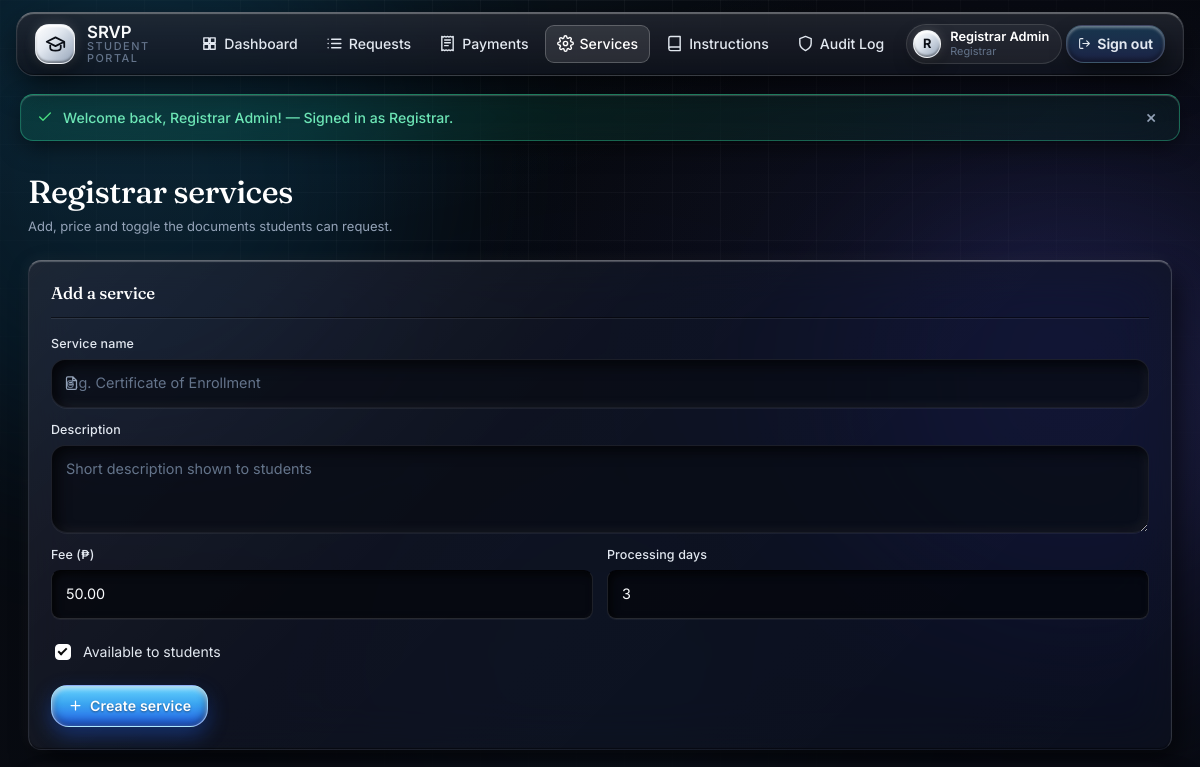
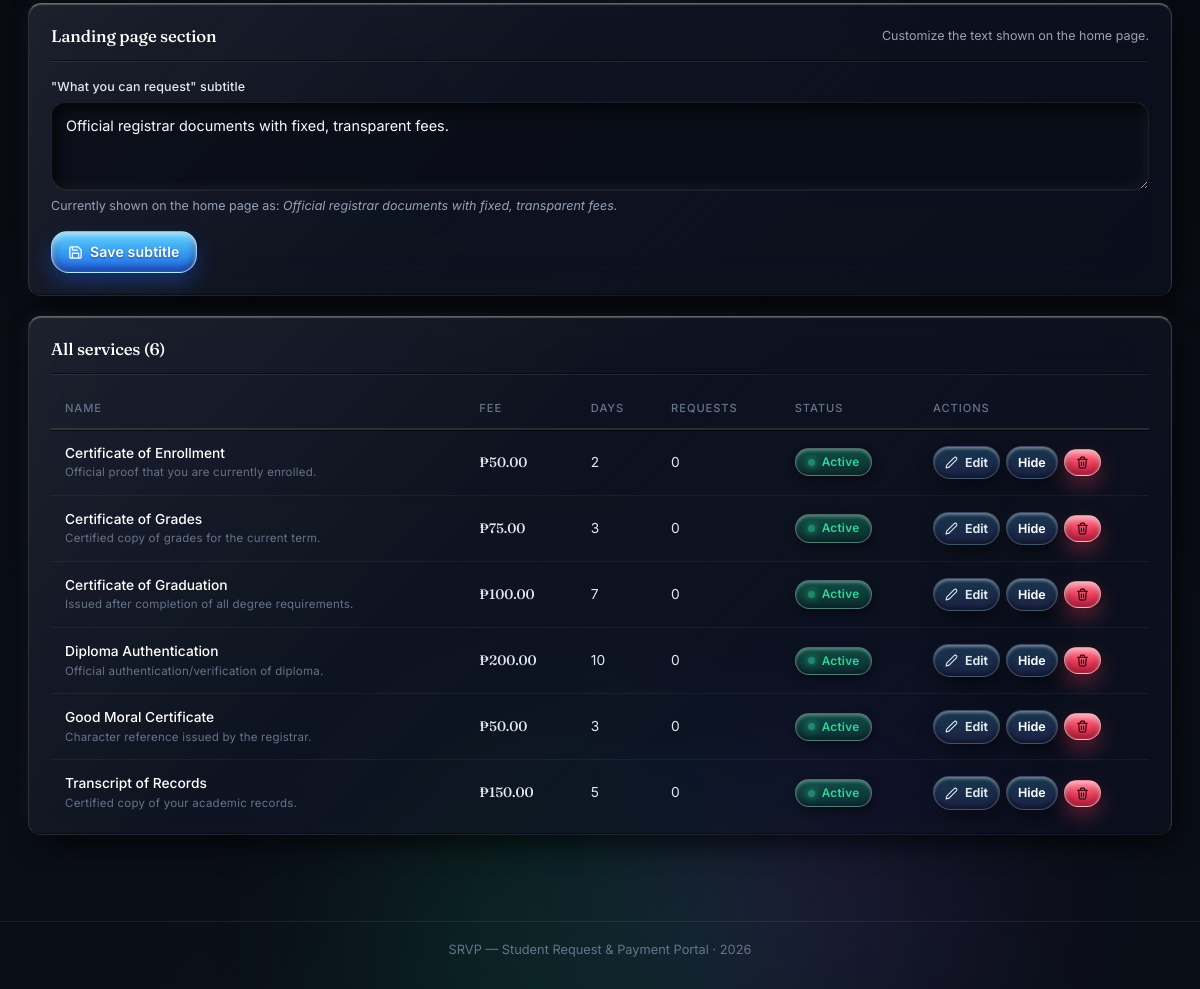
Screenshot of /admin/services.php (signed in) with the database file from the repository (2 pictures, top to bottom).
### tables this page shows
CREATE TABLE IF NOT EXISTS registrars (
    id            INT UNSIGNED AUTO_INCREMENT PRIMARY KEY,
    employee_no   VARCHAR(20)  NOT NULL,
    full_name     VARCHAR(120) NOT NULL,
    email         VARCHAR(160) NOT NULL,
    password_hash VARCHAR(255) NOT NULL,
    clerk_user_id VARCHAR(64)  DEFAULT NULL COMMENT 'Clerk/Google OAuth user ID (set on first Google sign-in)',
    created_at    DATETIME NOT NULL DEFAULT CURRENT_TIMESTAMP,
    UNIQUE KEY uq_registrars_email       (email),
    UNIQUE KEY uq_registrars_employee_no (employee_no),
    UNIQUE KEY uq_registrars_clerk_id    (clerk_user_id),
    CONSTRAINT chk_registrars_email  CHECK (email LIKE '%@gmail.com'),
    CONSTRAINT chk_registrars_emp_no CHECK (employee_no LIKE 'REG-%')
);

CREATE TABLE IF NOT EXISTS services (
    id               INT UNSIGNED AUTO_INCREMENT PRIMARY KEY,
    name             VARCHAR(120) NOT NULL,
    description      VARCHAR(300) DEFAULT NULL,
    fee              DECIMAL(10,2) NOT NULL DEFAULT 0.00,
    processing_days  TINYINT UNSIGNED NOT NULL DEFAULT 3,
    is_active        TINYINT(1) NOT NULL DEFAULT 1,
    created_at       DATETIME NOT NULL DEFAULT CURRENT_TIMESTAMP,
    UNIQUE KEY uq_services_name  (name),
    KEY idx_services_active      (is_active),
    CONSTRAINT chk_services_fee  CHECK (fee >= 0),
    CONSTRAINT chk_services_days CHECK (processing_days BETWEEN 1 AND 60)
);

### admin/services.php (the view, shortened to what the rows shown need)
<?php
require_once __DIR__ . '/../includes/auth.php';
$admin = require_registrar();
$services_subtitle = get_setting('services_subtitle', 'Official registrar documents with fixed, transparent fees.');
$services = db()->query('SELECT s.*, (SELECT COUNT(*) FROM requests r WHERE r.service_id = s.id) AS request_count FROM services s ORDER BY s.is_active DESC, s.name')->fetchAll();
$edit     = null;
require __DIR__ . '/../includes/header.php';
?>
<div class="page">
    <div class="page-head">
        <h1>Registrar services</h1>
    </div>
    <div class="panel glass">
        <div class="panel-head">
            <h2><?= $edit ? 'Edit service' : 'Add a service' ?></h2>
        </div>
    </div>
    <div class="panel glass">
        <div class="panel-head">
            <h2>Landing page section</h2>
        </div>
    </div>
    <div class="panel glass">
        <div class="panel-head"><h2>All services (<?= count($services) ?>)</h2></div>
        <?php if ($services): ?>
            <div class="table-wrap">
                <table class="data">
                    <thead>
                        <tr><th>Name</th><th>Fee</th><th>Days</th><th>Requests</th><th>Status</th><th style="width:230px">Actions</th></tr>
                    </thead>
                    <tbody>
                        <?php foreach ($services as $s): ?>
                            <tr>
                                <td>
                                    <strong><?= e($s['name']) ?></strong>
                                    <?php if ($s['description']): ?><span class="small dim"><?= e(mb_strimwidth($s['description'], 0, 60, '…')) ?></span><?php endif; ?>
                                </td>
                                <td class="money"><?= peso($s['fee']) ?></td>
                                <td><?= (int) $s['processing_days'] ?></td>
                                <td><?= (int) $s['request_count'] ?></td>
                                <td><?= $s['is_active']
                                    ? '<span class="pill pill-ok">Active</span>'
                                    : '<span class="pill pill-bad">Hidden</span>' ?></td>
                                <td>
                                    <div class="row-actions">
                                        <a class="btn btn-ghost btn-sm" href="<?= url('admin/services.php?edit=' . (int) $s['id']) ?>"><?= icon('edit') ?> Edit</a>
                                        <form method="post" action="<?= url('admin/services.php') ?>">
                                            <button class="btn btn-soft btn-sm" type="submit"><?= $s['is_active'] ? 'Hide' : 'Show' ?></button>
                                        </form>
                                        <form method="post" action="<?= url('admin/services.php') ?>">
                                            <button class="btn btn-danger btn-sm" type="submit" data-confirm="Delete '<?= htmlspecialchars($s['name'], ENT_QUOTES) ?>'? This cannot be undone if it has no requests."><?= icon('trash') ?></button>
                                        </form>
                                    </div>
                                </td>
                            </tr>
                        <?php endforeach; ?>
                    </tbody>
                </table>
            </div>
        <?php else: ?>
            <div class="empty-note">No services yet — create your first one above.</div>
        <?php endif; ?>
    </div>
</div>
<?php require __DIR__ . '/../includes/footer.php'; ?>

### includes/header.php (shortened to what the rows shown need)
<?php
if (!isset($mode)) {
    $self = str_replace('\\', '/', $_SERVER['SCRIPT_NAME'] ?? '');
    $mode = (str_contains($self, '/student/') || str_contains($self, '/admin/')) ? 'app' : 'public';
}
require_once __DIR__ . '/auth.php';
$user       = ($mode === 'app') ? require_login() : current_user();
$isStudent  = $user && $user['role'] === 'student';
$isRegistrar= $user && $user['role'] === 'registrar';
$scriptBase = basename($_SERVER['SCRIPT_NAME'] ?? '');
$phpSelf    = $_SERVER['PHP_SELF'] ?? '';
?>
<!DOCTYPE html>
<html lang="en">
<head>
<link rel="stylesheet" href="<?= url('assets/style.css') ?>">
<link rel="stylesheet" href="<?= url('assets/glass.css') ?>">
<link rel="stylesheet" href="<?= url('assets/clay.css') ?>">
</head>
<body class="mode-<?= e($mode) ?>">
<header class="topbar glass">
    <div class="topbar-inner">
            <span class="brand-mark"><?= icon('graduation', 'ic ic-lg') ?></span>
        <nav class="topnav">
            <?php if ($mode === 'public' || $mode === 'auth'): ?>
                <a href="<?= url('index.php') ?>" class="<?= $scriptBase === 'index.php' ? 'active' : '' ?>"><?= icon('home') ?> Home</a>
                <a href="<?= url('index.php') ?>#services"><?= icon('grid') ?> Services</a>
                <?php if ($user): ?>
                    <a class="btn btn-primary btn-sm" href="<?= $isStudent ? url('student/dashboard.php') : url('admin/dashboard.php') ?>"><?= icon('grid') ?> Dashboard</a>
                    <a class="btn btn-ghost btn-sm" href="<?= url('logout.php') ?>"
                       data-confirm-title="Sign out?" data-confirm="Are you sure you want to sign out?"
                       data-confirm-yes="Yes, sign out" data-confirm-no="No, stay"><?= icon('logout') ?> Sign out</a>
                <?php else: ?>
                    <a href="<?= url('login.php') ?>"><?= icon('login') ?> Sign in</a>
                    <a class="btn btn-primary btn-sm" href="<?= url('register.php') ?>"><?= icon('user') ?> Create account</a>
                <?php endif; ?>
            <?php else: ?>
                <?php if ($isStudent): ?>
                    <a href="<?= url('student/dashboard.php') ?>" class="<?= str_contains($phpSelf, 'student/dashboard') ? 'active' : '' ?>"><?= icon('grid') ?> Dashboard</a>
                    <a href="<?= url('student/services.php') ?>" class="<?= str_contains($phpSelf, 'student/services') ? 'active' : '' ?>"><?= icon('doc') ?> Services</a>
                    <a href="<?= url('student/requests.php') ?>" class="<?= str_contains($phpSelf, 'student/requests') ? 'active' : '' ?>"><?= icon('list') ?> My Requests</a>
                    <a href="<?= url('student/payment.php') ?>"  class="<?= str_contains($phpSelf, 'student/payment') ? 'active' : '' ?>"><?= icon('wallet') ?> Payments</a>
                    <a href="<?= url('student/instructions.php') ?>" class="<?= str_contains($phpSelf, 'student/instructions') ? 'active' : '' ?>"><?= icon('book') ?> Instructions</a>
                    <a href="<?= url('student/profile.php') ?>"  class="<?= str_contains($phpSelf, 'student/profile') ? 'active' : '' ?>"><?= icon('user') ?> Profile</a>
                <?php elseif ($isRegistrar): ?>
                    <a href="<?= url('admin/dashboard.php') ?>" class="<?= str_contains($phpSelf, 'admin/dashboard') ? 'active' : '' ?>"><?= icon('grid') ?> Dashboard</a>
                    <a href="<?= url('admin/requests.php') ?>"  class="<?= str_contains($phpSelf, 'admin/requests') || str_contains($phpSelf, 'admin/process') ? 'active' : '' ?>"><?= icon('list') ?> Requests</a>
                    <a href="<?= url('admin/payments.php') ?>"  class="<?= str_contains($phpSelf, 'admin/payments') ? 'active' : '' ?>" title="Payments & Reports"><?= icon('receipt') ?> Payments</a>
                    <a href="<?= url('admin/services.php') ?>"  class="<?= str_contains($phpSelf, 'admin/services') ? 'active' : '' ?>"><?= icon('settings') ?> Services</a>
                    <a href="<?= url('admin/instructions.php') ?>" class="<?= str_contains($phpSelf, 'admin/instructions') ? 'active' : '' ?>"><?= icon('book') ?> Instructions</a>
                    <a href="<?= url('admin/audit.php') ?>"     class="<?= str_contains($phpSelf, 'admin/audit') ? 'active' : '' ?>"><?= icon('shield') ?> Audit Log</a>
                <?php endif; ?>
                <span class="user-chip" title="Logged in as: <?= e($user['full_name'] ?? 'User') ?> (<?= e($user['student_no'] ?? '') ?>) · <?= e($user['email'] ?? '') ?>">
                    <span class="avatar"><?= e(strtoupper(mb_substr($user['full_name'] ?? 'U', 0, 1))) ?></span>
                    <span class="user-chip-text">
                        <strong><?= e($user['full_name'] ?? 'User') ?></strong>
                        <small><?= e(ucfirst($user['role'] ?? '')) ?></small>
                    </span>
                </span>
                <a class="btn btn-ghost btn-sm" href="<?= url('logout.php') ?>" title="Sign out"
                   data-confirm-title="Sign out?" data-confirm="Are you sure you want to sign out?"
                   data-confirm-yes="Yes, sign out" data-confirm-no="No, stay"><?= icon('logout') ?><span class="hide-sm">Sign out</span></a>
            <?php endif; ?>
        </nav>
    </div>
</header>
<main class="main">

### includes/functions.php (shortened to what the rows shown need)
<?php
require_once __DIR__ . '/../config/database.php';
function base_url(): string
{
    static $base = null;
    if ($base === null) {
        $override = (string) (defined('APP_URL') ? APP_URL : '');
        $scheme =
            ((!empty($_SERVER['HTTPS']) && $_SERVER['HTTPS'] !== 'off')
                || (isset($_SERVER['HTTP_X_FORWARDED_PROTO']) && $_SERVER['HTTP_X_FORWARDED_PROTO'] === 'https')
                || (isset($_SERVER['SERVER_PORT']) && $_SERVER['SERVER_PORT'] == 443))
            ? 'https' : 'http';
        $host = $_SERVER['HTTP_X_FORWARDED_HOST'] ?? $_SERVER['HTTP_HOST'] ?? '';
        if ($host !== '') {
            $script = str_replace('\\', '/', $_SERVER['SCRIPT_NAME'] ?? '/');
            $dir = rtrim(str_replace('\\', '/', dirname($script)), '/');
            foreach (['/student', '/admin', '/api'] as $sub) {
                if (str_ends_with($dir, $sub)) {
                    $dir = substr($dir, 0, -strlen($sub));
                    break;
                }
            }
            $path = ($dir === '' || $dir === '.') ? '/' : $dir . '/';
            $base = $scheme . '://' . $host . $path;
            return $base;
        }
        $script = str_replace('\\', '/', $_SERVER['SCRIPT_NAME'] ?? '/');
        $dir = rtrim(str_replace('\\', '/', dirname($script)), '/');
        $base = ($dir === '' || $dir === '.') ? '/' : $dir . '/';
    }
    return $base;
}
function url(string $path = ''): string
{
    return base_url() . ltrim($path, '/');
}
function e(mixed $value): string
{
    return htmlspecialchars((string) $value, ENT_QUOTES | ENT_SUBSTITUTE, 'UTF-8');
}
function peso(float|int|string|null $amount): string
{
    return '₱' . number_format((float) $amount, 2);
}
function icon(string $name, string $class = 'ic'): string
{
    $d = $paths[$name] ?? $paths['info'];
    return '<svg class="' . e($class) . '" viewBox="0 0 24 24" fill="none" stroke="currentColor" stroke-width="2" stroke-linecap="round" stroke-linejoin="round" aria-hidden="true"><path d="' . $d . '"/></svg>';
}
function get_setting(string $key, string $default = ''): string
{
    static $cache = null;
    if ($cache === null) {
        try {
            $rows = db()->query('SELECT setting_key, setting_value FROM site_settings')->fetchAll(PDO::FETCH_KEY_PAIR);
            $cache = is_array($rows) ? $rows : [];
        } catch (Throwable) {
            $cache = [];
        }
    }
    return $cache[$key] ?? $default;
}

### rows the page displays
registrars: full_name "R", full_name "Registrar Admin"
services: name "Certificate of Enrollment", description "Official proof that you are currently enrolled.", fee "₱50.00", processing_days "2", request_count "0", is_active "Active"
services: name "Certificate of Grades", description "Certified copy of grades for the current term.", fee "₱75.00", processing_days "3", request_count "0", is_active "Active"
services: name "Certificate of Graduation", description "Issued after completion of all degree requirements.", fee "₱100.00", processing_days "7", request_count "0", is_active "Active"
services: name "Diploma Authentication", description "Official authentication/verification of diploma.", fee "₱200.00", processing_days "10", request_count "0", is_active "Active"
services: name "Good Moral Certificate", description "Character reference issued by the registrar.", fee "₱50.00", processing_days "3", request_count "0", is_active "Active"
services: name "Transcript of Records", description "Certified copy of your academic records.", fee "₱150.00", processing_days "5", request_count "0", is_active "Active"

### other values shown
$user['role'] "Registrar"
$flash['message'] "Welcome back, Registrar Admin! — Signed in as Registrar."
$services_subtitle "Official registrar documents with fixed, transparent fees."
count($services) "6"
APP_NAME "SRVP — Student Request & Payment Portal"
